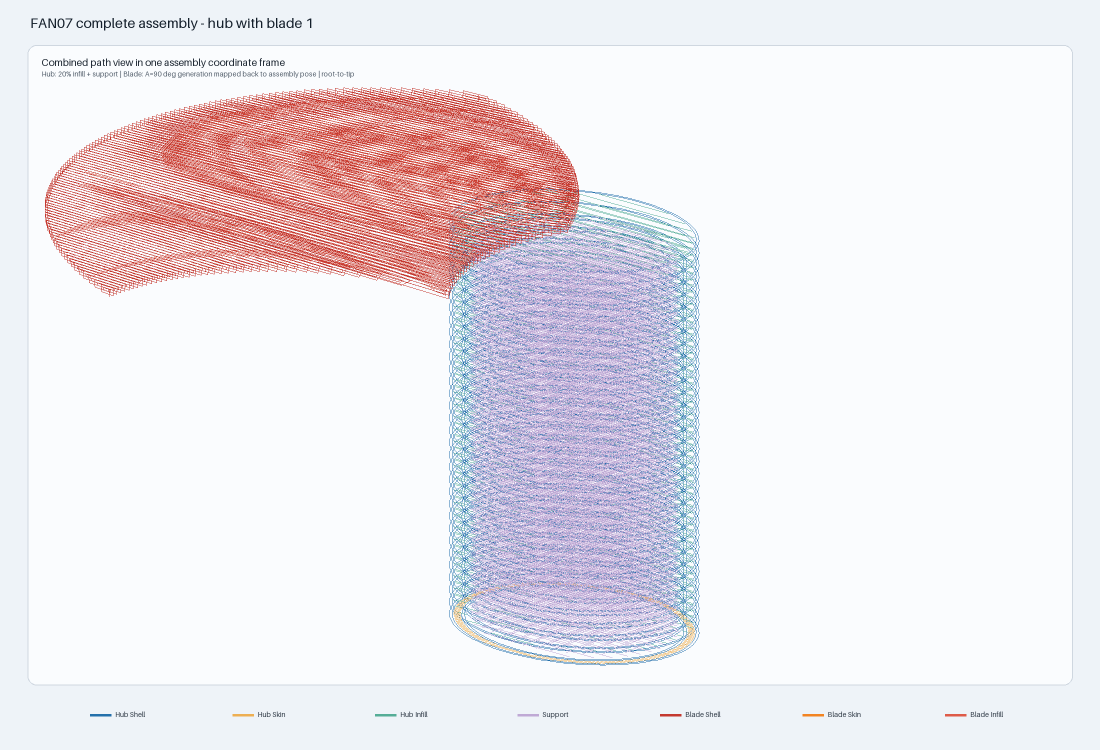
#> input picture docs/reviews/evidence/2026-09-20_fan_complete_program/fan06_fan07/fan_fan07_toolpath_preview.png, 2200 x 1500 px (shown at 1/2 size)
$ python render_fan_fan07_zoom.py
#> lines starting #> are read from the running program, lines starting #| are printed output that depends on the picture
"""Render blade-focused crops from the verified FAN07 assembly preview."""

from __future__ import annotations

from pathlib import Path

from PIL import Image, ImageDraw, ImageFont


ROOT = Path(__file__).resolve().parents[1]
EVIDENCE = ROOT / "docs/reviews/evidence/2026-09-20_fan_complete_program/fan06_fan07"
SOURCE = EVIDENCE / "fan_fan07_toolpath_preview.png"


def _render(
    crop_box, output_name: str, title: str, subtitle: str, *, clean_top_px: int = 0
) -> None:
#> called with crop_box = (45, 150, 1290, 720), output_name = 'fan_fan07_blade_zoom.png', clean_top_px = 28
    source = Image.open(SOURCE).convert("RGB")
#> source is the input picture: PIL image 2200x1500 RGB; mean R, G, B 236.2, 231.2, 236.5
    detail = source.crop(crop_box)
    if clean_top_px:
        ImageDraw.Draw(detail).rectangle((0, 0, detail.width, clean_top_px), fill=(250, 252, 254))
    canvas = Image.new("RGB", (2400, 1400), (238, 243, 248))
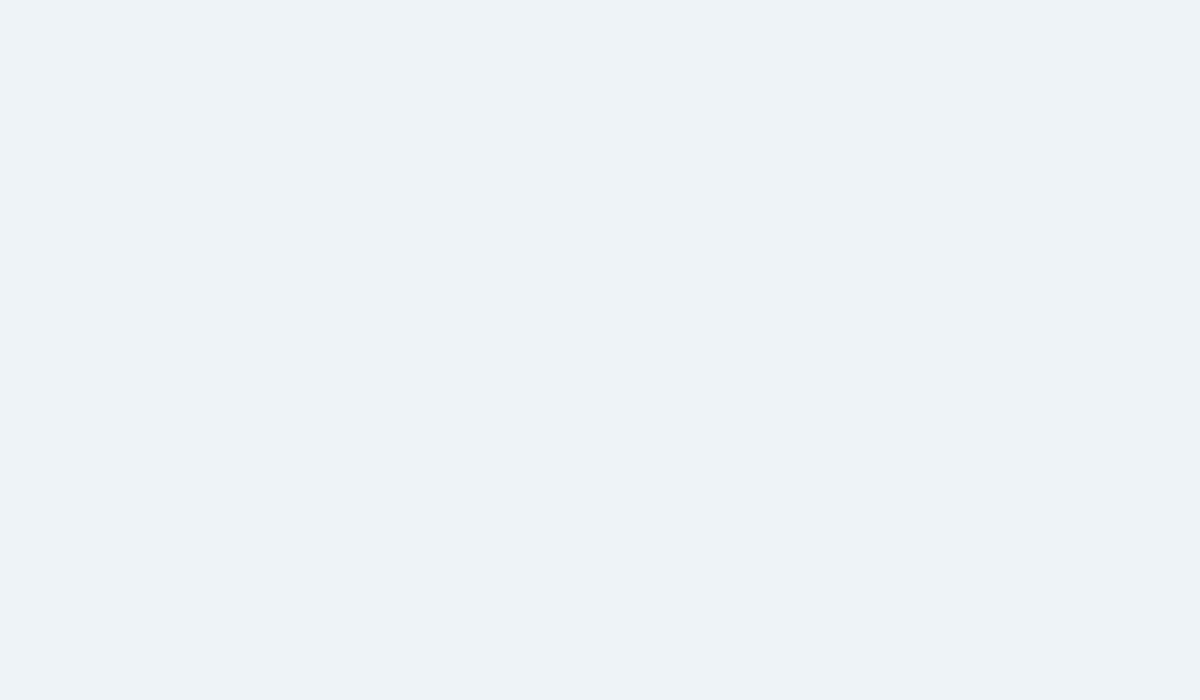
#> canvas: PIL image 2400x1400 RGB (shown at 1/2 size); mean R, G, B 238, 243, 248
    available = (2320, 1240)
    scale = min(available[0] / detail.width, available[1] / detail.height)
#> scale = 1.86
    resized = detail.resize(
        (round(detail.width * scale), round(detail.height * scale)), Image.Resampling.LANCZOS
    )
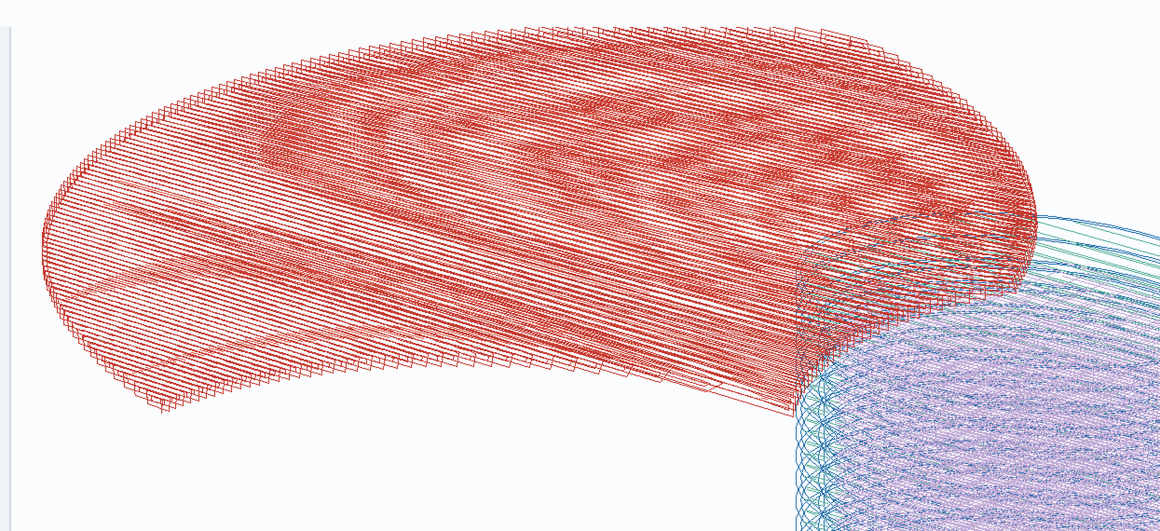
#> resized: PIL image 2320x1062 RGB (shown at 1/2 size); mean R, G, B 227.1, 191.7, 194.2
    left = (canvas.width - resized.width) // 2
#> left = 40
    top = 125 + (available[1] - resized.height) // 2
#> top = 214
    canvas.paste(resized, (left, top))
    draw = ImageDraw.Draw(canvas)
    draw.text((55, 28), title, fill=(20, 31, 43), font=ImageFont.load_default(30))
    draw.text((55, 72), subtitle, fill=(74, 87, 101), font=ImageFont.load_default(17))
    draw.rounded_rectangle(
        (left - 2, top - 2, left + resized.width + 2, top + resized.height + 2),
        radius=12,
        outline=(188, 199, 211),
        width=3,
    )
    canvas.save(EVIDENCE / output_name)
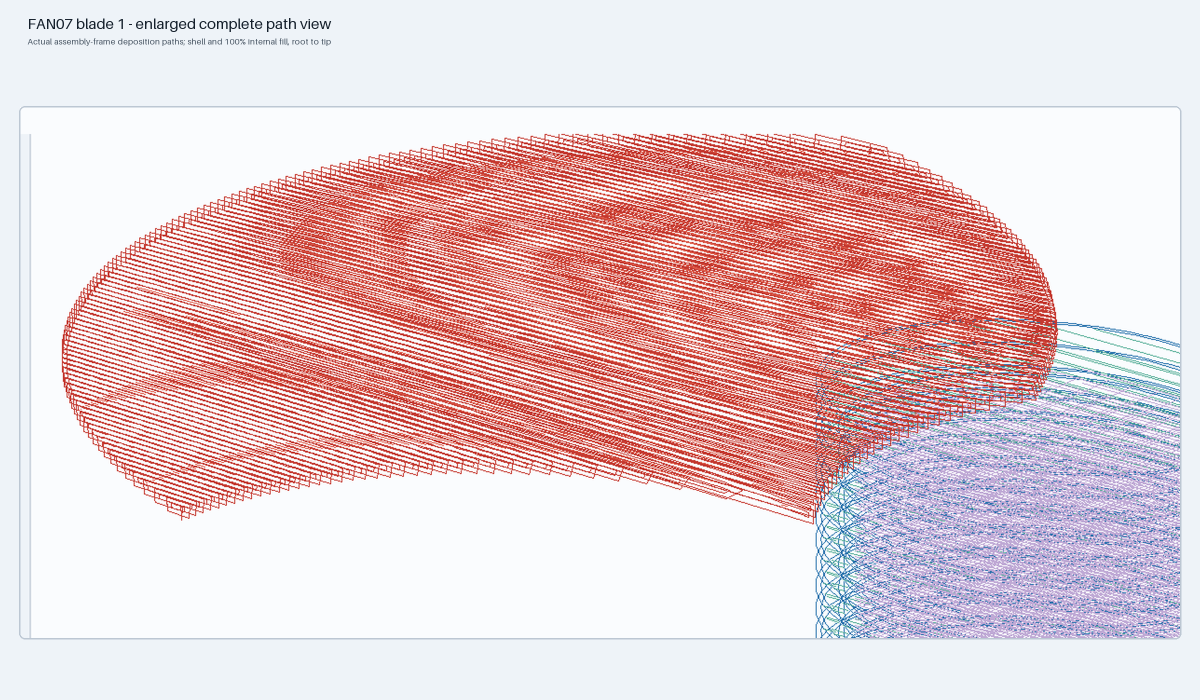
#> saved as fan_fan07_blade_zoom.png: PIL image 2400x1400 RGB (shown at 1/2 size); mean R, G, B 229.4, 204.8, 208


def main() -> int:
    _render(
        (45, 150, 1290, 720),
        "fan_fan07_blade_zoom.png",
        "FAN07 blade 1 - enlarged complete path view",
        "Actual assembly-frame deposition paths; shell and 100% internal fill, root to tip",
        clean_top_px=28,
    )
    _render(
        (650, 250, 1320, 760),
        "fan_fan07_blade_root_zoom.png",
        "FAN07 blade 1 - enlarged root connection",
        "Detail of the blade root beside the upper hub; source path geometry is unchanged",
    )
#> call 2 of _render, with crop_box = (650, 250, 1320, 760), output_name = 'fan_fan07_blade_root_zoom.png', title = 'FAN07 blade 1 - enlarged root connection', clean_top_px = 0
#> in _render (call 2), `detail = source.crop(crop_box)`:
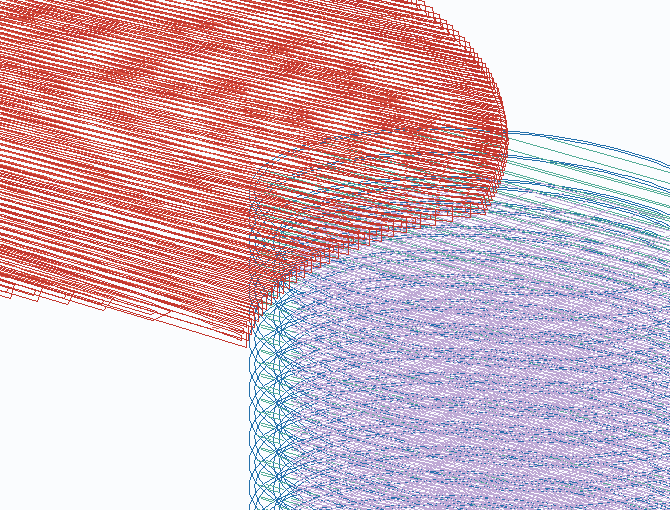
#> detail: PIL image 670x510 RGB; mean R, G, B 213.8, 183.1, 192.5
#> in _render (call 2), `resized = detail.resize( (round(detail.width * scale), round(detail.he..`:
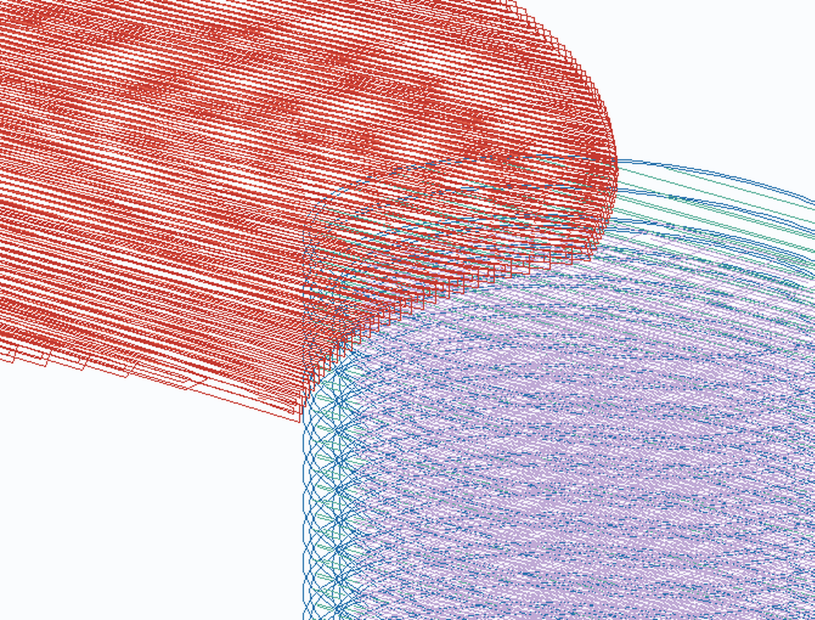
#> resized: PIL image 1629x1240 RGB (shown at 1/2 size); mean R, G, B 213.1, 181.3, 190.5
#> in _render (call 2), `canvas.save(EVIDENCE / output_name)`:
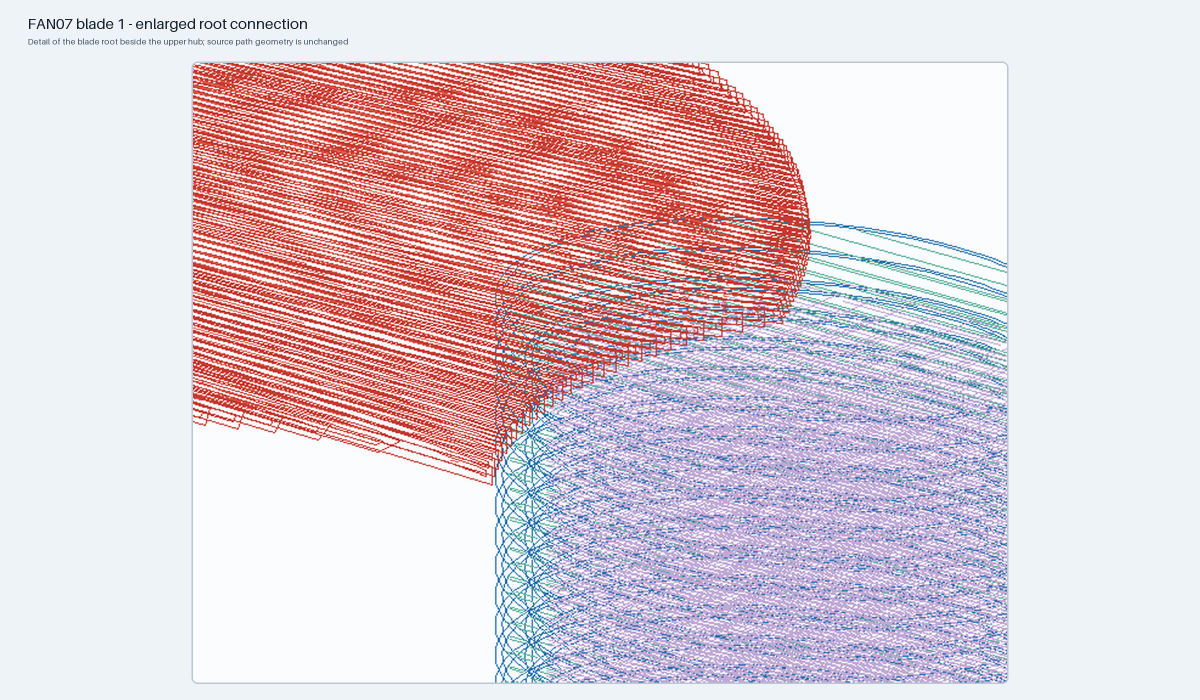
#> saved as fan_fan07_blade_root_zoom.png: PIL image 2400x1400 RGB (shown at 1/2 size); mean R, G, B 222.5, 205.4, 213
    return 0


if __name__ == "__main__":
    raise SystemExit(main())
#> (the program exits here)
